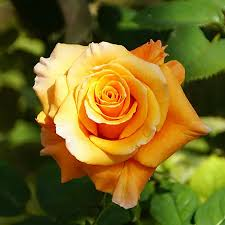
#> input picture UTS_FILE/1-Rose.jpg, 225 x 225 px
$ jupyter execute Fourier_Transform.ipynb   (older library calls are emulated)
#> lines starting #> are read from the running program, lines starting #| are printed output that depends on the picture
[cell 1]
import cv2
import matplotlib.pyplot as plt
import numpy as np

[cell 2]
def calculate_2dft(input):
    ft = np.fft.ifftshift(input)
    ft = np.fft.fft2(ft)
    return np.fft.fftshift(ft)

def calculate_2dift(input):
    ift = np.fft.ifftshift(input)
    ift = np.fft.ifft2(ift)
    ift = np.fft.fftshift(ift)
    return ift.real

[cell 3]
path1 = 'UTS_FILE/1-Rose.jpg'

image = cv2.imread(path1, 0)
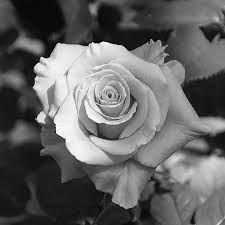
#> image: shape (225, 225); min 0, max 255, mean 99.6

[cell 4]
plt.imshow(image, cmap='gray')
plt.show()
image

[cell 5]
imageGray = image

# print(imageGray)

dft =  cv2.dft(np.float32(imageGray), flags=cv2.DFT_COMPLEX_OUTPUT)

dft_shift = np.fft.fftshift(dft)

# print(dft_shift)


mag, phase = cv2.cartToPolar(dft_shift[:,:,0], dft_shift[:,:, 1])
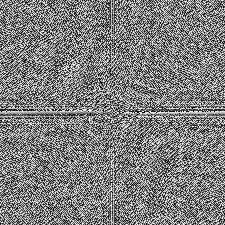
#> phase: shape (225, 225) float32; min 0.0001, max 6.28, mean 3.13; drawn with min black and max white


spec = np.log(mag)
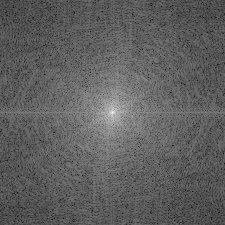
#> spec: shape (225, 225) float32; min 2.68, max 15.43, mean 7.46; drawn with min black and max white

# a = cv2.im('COMVIS-1_Done',spec)


plt.imshow(spec, cmap='gray')

mag = cv2.pow(mag, 1.1)

[cell 6]
real, imag = cv2.polarToCart(mag, phase)
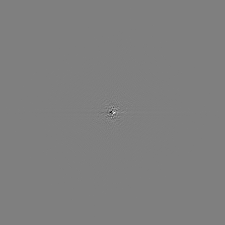
#> real: shape (225, 225) float32; min -2272520.2, max 2272520.2, mean 0; drawn with min black and max white

back = cv2.merge([real, imag])

back_shift = np.fft.ifftshift(back)

img_back = cv2.idft(back_shift)

img_back = cv2.magnitude(img_back[:,:,0], img_back[:,:,1])
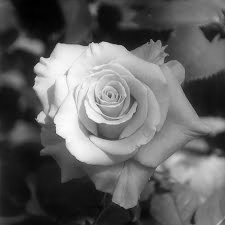
#> img_back: shape (225, 225) float32; min 5772452, max 51257328, mean 23595176; drawn with min black and max white

min, max = np.amin(img_back, (0,1)), np.amax(img_back, (0,1))
#> min = 5772452; max = 51257328
print(min,max)
#| 5772452.0 51257330.0

img_back = cv2.normalize(img_back, None, alpha=0, beta=255, norm_type=cv2.NORM_MINMAX, dtype=cv2.CV_8U)


# print(img_back)

plt.imshow(img_back, cmap='gray')

print(img_back)
#> (printed output is left out)

print(imageGray)
#> (printed output is left out)

[cell 7]
q = plt.figure(3, figsize=(20,20))


plt.subplot(331),plt.imshow(imageGray, cmap='gray')
plt.subplot(332), plt.imshow(spec, cmap='gray')
plt.subplot(333), plt.imshow(img_back, cmap='gray')

[cell 8]
plt.figure(figsize=(20,10))
images = [image, spec, img_back]
columns = 5
for i, image in enumerate(images):
    plt.subplot(len(images) / columns + 1, columns, i + 1)
    plt.imshow(image)
#> this loop made 3 passes

[cell 9]
a = np.fft.fft2(imageGray)


print(imageGray)
#> (printed output is left out)

print(a)
#> (printed output is left out)
print(a.shape)
#| (225, 225)


def normalize(arr, t_min, t_max):
    norm_arr = []
    diff = t_max - t_min
    diff_arr = max(arr) - min(arr)
    for i in arr:
        temp = (((i - min(arr))*diff)/diff_arr) + t_min
        norm_arr.append(temp)
    return norm_arr


b = np.fft.ifft2(a, norm='forward')


print(b)
#> (printed output is left out)
